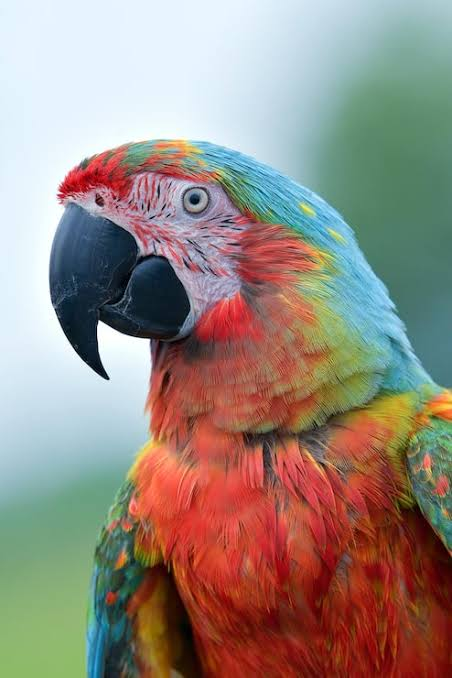
#> input picture images.jpg, 452 x 678 px, found by its file name
$ python prg6.py
#> lines starting #> are read from the running program, lines starting #| are printed output that depends on the picture; after the words box and inside, x2 and y2 are one past the last pixel; in counts of white or black regions, pixels touching at a corner belong together
import cv2
import numpy as np

img = cv2.imread(r"C:\Users\Bhoomika KM\Downloads\lab CV\images.jpg")
#> img is the input picture: shape (678, 452, 3); mean B, G, R 129, 138.2, 151.5
gray = cv2.cvtColor(img, cv2.COLOR_BGR2GRAY)
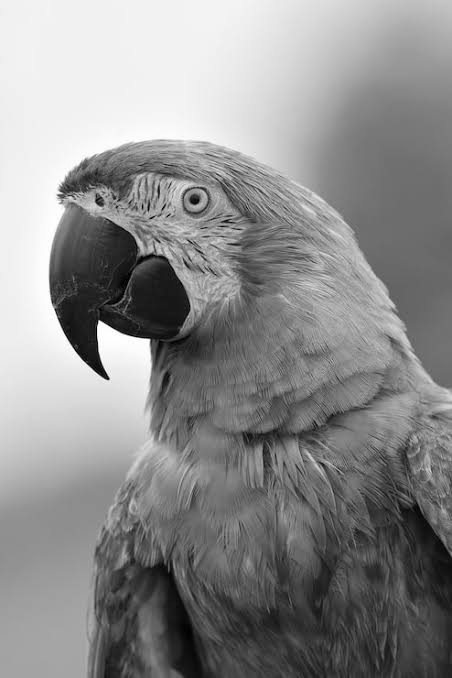
#> gray: shape (678, 452); min 0, max 255, mean 141.2
edges = cv2.Canny(gray, 50, 150)
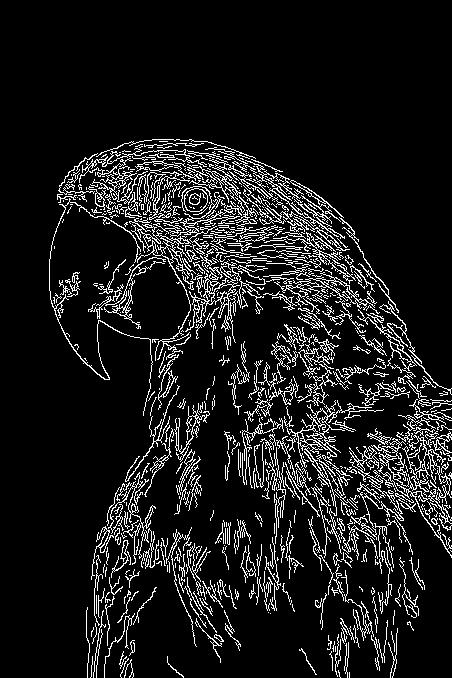
#> edges: shape (678, 452); 10.4% white in thin lines or dots, all inside (x1, y1, x2, y2) = (49, 139, 452, 678)

lines = cv2.HoughLines(edges, 1, np.pi/180, 100)
#> lines = 2973 rows, first 8: [47, 2.36], [57, 2.36], [28, 2.36], [42, 2.36], [69, 2.36], [52, 2.36], [19, 2.51], [37, 2.36]

if lines is not None:
    for line in lines:
        rho, theta = line[0]
        a, b = np.cos(theta), np.sin(theta)
        x, y = int(a*rho), int(b*rho)
        cv2.line(img, (x+1000*int(-b), y+1000*int(a)),
                 (x-1000*int(-b), y-1000*int(a)), (0,0,255), 2)
#> this loop made 2973 passes
#> (rho, theta, a, b, x, y) on passes 1 to 3: (47, 2.36, -0.707, 0.707, -33, 33), (57, 2.36, -0.707, 0.707, -40, 40), (28, 2.36, -0.707, 0.707, -19, 19)
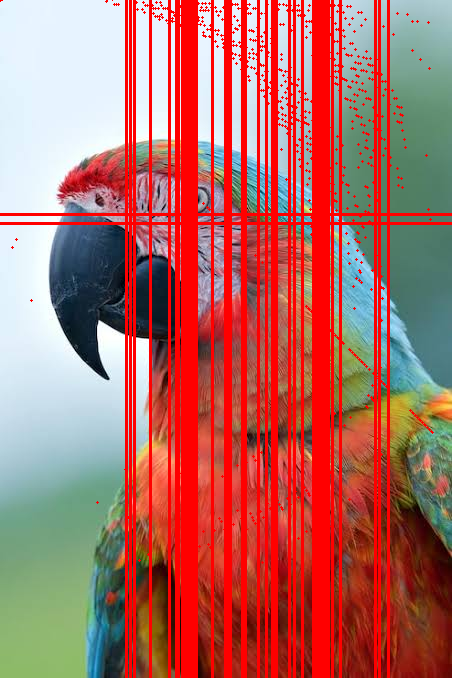
#> img: shape (678, 452, 3); mean B, G, R 99.1, 106.3, 177.4

cv2.imshow("Hough Lines", img)
cv2.waitKey(0)
cv2.destroyAllWindows()
